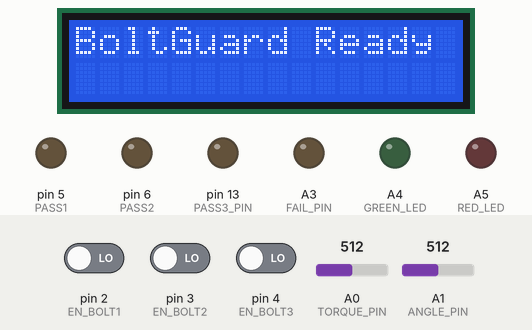
Simulated run of this sketch. Board: Arduino Uno, built with avr-gcc and run on an emulated ATmega328P. Parts: 16×2 character LCD, output pins drawn as LEDs (lit = HIGH). Dashed ring = blinking. The inputs (shaded band) are chosen by the test bench; at power-on: pin 2 (EN_BOLT1) LOW, A0 (TORQUE_PIN) = 512, pin 3 (EN_BOLT2) LOW, pin 4 (EN_BOLT3) LOW, A1 (ANGLE_PIN) = 512. Pins used as bus, display or sensor lines are not drawn.

Above: at 1.2 s.
1.3 s: pin 2 (EN_BOLT1) driven HIGH
At 1.62 s:
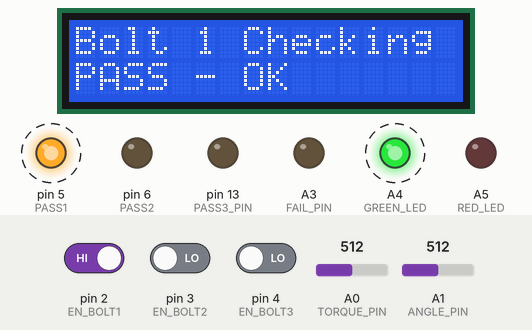
3.7 s: A0 (TORQUE_PIN) set to 682
5.2 s: A0 (TORQUE_PIN) set to 712
At 5.66 s:
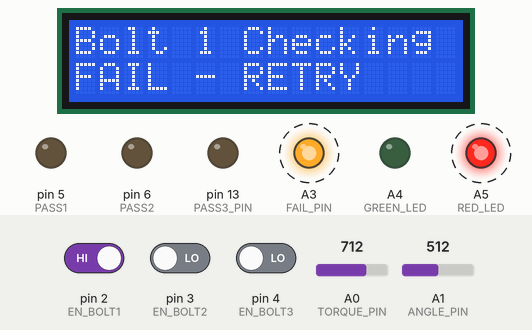
7.8 s: A0 (TORQUE_PIN) set to 690
At 7.94 s:
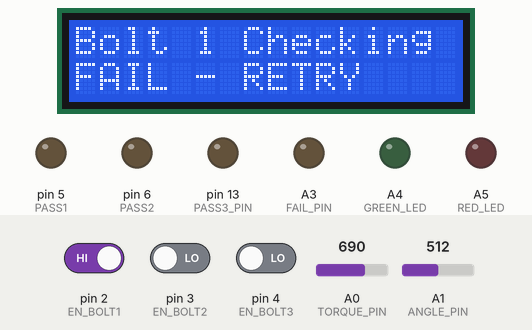
10.5 s: A0 (TORQUE_PIN) set to 710
At 10.73 s:
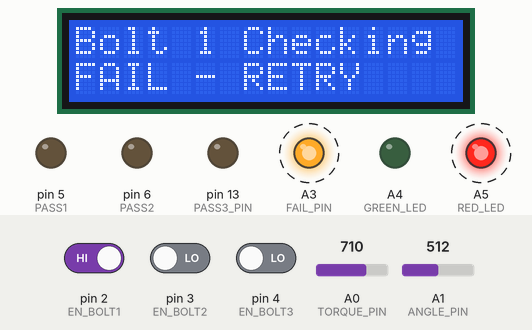
Timing chart, 0 to 14.3 s (numbered marks = the images above; inputs shaded):
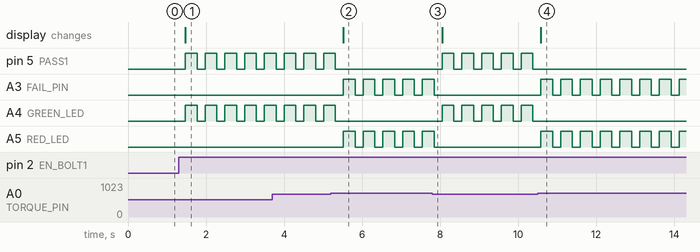

Measured:
- the behaviour switches between 700 and 701 on A0 (TORQUE_PIN) (found by bisection; images 1 and 2)
- after the input at 1.3 s, pin 5 (PASS1): alternates HIGH for 0.30 s and LOW for 0.21 s, starting after 0.17 s; A4 (GREEN_LED): alternates HIGH for 0.30 s and LOW for 0.20 s, starting after 0.17 s; the display: changes after 0.17 s (image 1)
- after the input at 5.2 s, pin 5 (PASS1), A4 (GREEN_LED): goes on until 5.3 s, then stays LOW; A3 (FAIL_PIN): alternates HIGH for 0.30 s and LOW for 0.21 s, starting after 0.32 s; A5 (RED_LED): alternates HIGH for 0.30 s and LOW for 0.20 s, starting after 0.32 s; the display: changes after 0.32 s (image 2)
- after the input at 7.8 s, pin 5 (PASS1): alternates HIGH for 0.30 s and LOW for 0.21 s, starting after 0.25 s; A3 (FAIL_PIN), A5 (RED_LED): goes on until 7.8 s, then stays LOW; A4 (GREEN_LED): alternates HIGH for 0.30 s and LOW for 0.20 s, starting after 0.25 s
- after the input at 10.5 s, pin 5 (PASS1), A4 (GREEN_LED): stops changing and stays LOW; A3 (FAIL_PIN): alternates HIGH for 0.30 s and LOW for 0.21 s, starting after 0.08 s; A5 (RED_LED): alternates HIGH for 0.30 s and LOW for 0.20 s, starting after 0.08 s; the display: changes after 0.08 s (image 4)

The sketch:

Sense_Controller.ino
```cpp
// ===================================================================
// BOLTGUARD — SENSE CONTROLLER
// Stage 1: torque + angle pass/fail check per bolt
// Stage 2: post-install angle drift watch (loosening early-warning)
// ===================================================================

#include <LiquidCrystal.h>

// ---- LCD setup: change pin numbers to match your wiring ----
LiquidCrystal lcd(7, 8, 9, 10, 11, 12); // RS, EN, D4, D5, D6, D7
// NOTE: if you also use pins 9,10,11 for LEDs/buzzer above, RENUMBER
// either the LCD pins or the LED/buzzer pins so nothing overlaps.
// Simple fix used in this guide: LCD uses pins 7,8,9,10,11,12 ONLY
// for LCD. Move Green LED to A3, Red LED to A4, Buzzer to A5 instead
// (analog pins can be used as plain digital pins on Uno).

// ---- Sensor pins ----
const int TORQUE_PIN = A0;
const int ANGLE_PIN  = A1;
const int DRIFT_PIN  = A2;

// ---- Station Controller communication pins ----
const int EN_BOLT1 = 2;
const int EN_BOLT2 = 3;
const int EN_BOLT3 = 4;
const int PASS1      = 5;
const int PASS2      = 6;
const int PASS3_PIN  = 13; // NOTE: not pin 7 — pin 7 is used by the LCD below
const int FAIL_PIN   = A3;
const int GREEN_LED  = A4;
const int RED_LED    = A5;
const int BUZZER_PIN = 12; // NOTE: not pin 0 — pin 0 is the Serial RX line, never reuse it

// ---- Pass windows (adjust these numbers to whatever feels realistic) ----
const int TORQUE_MIN = 300, TORQUE_MAX = 700;  // out of 0-1023 ADC range
const int ANGLE_MIN  = 300, ANGLE_MAX  = 700;

// ---- Stage 2 memory: baseline angle stored per bolt after PASS ----
int baselineAngle[3] = {0, 0, 0};
bool bolted[3] = {false, false, false};
const int DRIFT_THRESHOLD = 80; // ADC units — tune during testing

void setup() {
  Serial.begin(9600); // used to send alerts to Central Monitor

  pinMode(TORQUE_PIN, INPUT);
  pinMode(ANGLE_PIN, INPUT);
  pinMode(DRIFT_PIN, INPUT);

  pinMode(EN_BOLT1, INPUT);
  pinMode(EN_BOLT2, INPUT);
  pinMode(EN_BOLT3, INPUT);

  pinMode(PASS1, OUTPUT);
  pinMode(PASS2, OUTPUT);
  pinMode(PASS3_PIN, OUTPUT);
  pinMode(FAIL_PIN, OUTPUT);

  pinMode(GREEN_LED, OUTPUT);
  pinMode(RED_LED, OUTPUT);
  pinMode(BUZZER_PIN, OUTPUT);

  lcd.begin(16, 2);
  lcd.print("BoltGuard Ready");
}

void loop() {

  // ---------------- STAGE 1: install-time check ----------------
  if (digitalRead(EN_BOLT1) == HIGH) {
    checkBolt(0, PASS1);
  } else if (digitalRead(EN_BOLT2) == HIGH) {
    checkBolt(1, PASS2);
  } else if (digitalRead(EN_BOLT3) == HIGH) {
    checkBolt(2, PASS3_PIN);
  } else {
    // ---------------- STAGE 2: watch mode ----------------
    // Runs only when no bolt station is currently active,
    // i.e. all bolts have already passed and line has advanced.
    watchForDrift();
  }

  delay(200); // simple polling delay, keeps things readable on LCD
}

// Reads torque + angle for the given bolt index (0,1,2),
// compares to the pass window, and pulses PASS or FAIL accordingly.
void checkBolt(int boltIndex, int passPin) {
  int torqueVal = analogRead(TORQUE_PIN);
  int angleVal  = analogRead(ANGLE_PIN);

  lcd.clear();
  lcd.setCursor(0, 0);
  lcd.print("Bolt ");
  lcd.print(boltIndex + 1);
  lcd.print(" Checking");

  bool torqueOK = (torqueVal >= TORQUE_MIN && torqueVal <= TORQUE_MAX);
  bool angleOK  = (angleVal  >= ANGLE_MIN  && angleVal  <= ANGLE_MAX);

  if (torqueOK && angleOK) {
    // ---- PASS ----
    digitalWrite(GREEN_LED, HIGH);
    digitalWrite(RED_LED, LOW);
    lcd.setCursor(0, 1);
    lcd.print("PASS - OK");

    baselineAngle[boltIndex] = angleVal; // store for Stage 2 later
    bolted[boltIndex] = true;

    digitalWrite(passPin, HIGH);
    delay(300); // short pulse so the Station Controller sees it
    digitalWrite(passPin, LOW);
    digitalWrite(GREEN_LED, LOW);

  } else {
    // ---- FAIL ----
    digitalWrite(RED_LED, HIGH);
    digitalWrite(GREEN_LED, LOW);
    digitalWrite(BUZZER_PIN, HIGH);
    lcd.setCursor(0, 1);
    lcd.print("FAIL - RETRY");

    digitalWrite(FAIL_PIN, HIGH);
    delay(300);
    digitalWrite(FAIL_PIN, LOW);
    digitalWrite(RED_LED, LOW);
    digitalWrite(BUZZER_PIN, LOW);
  }
}

// Stage 2: checks stored bolts for angular drift using the
// DRIFT_PIN potentiometer as a stand-in for real vibration.
// In this simulation, all bolted[] positions share the same
// drift knob for simplicity — turning it simulates "time passing".
void watchForDrift() {
  if (!bolted[0] && !bolted[1] && !bolted[2]) {
    return; // nothing installed yet, nothing to watch
  }

  int currentReading = analogRead(DRIFT_PIN);

  for (int i = 0; i < 3; i++) {
    if (bolted[i]) {
      int drift = abs(currentReading - baselineAngle[i]);
      if (drift > DRIFT_THRESHOLD) {
        lcd.clear();
        lcd.setCursor(0, 0);
        lcd.print("ALERT Bolt ");
        lcd.print(i + 1);
        lcd.setCursor(0, 1);
        lcd.print("Loosening drift");

        // Send the alert to the Central Monitor over serial
        Serial.print("ALERT: Bolt ");
        Serial.print(i + 1);
        Serial.print(" drifted ");
        Serial.print(drift);
        Serial.println(" units - check joint");

        digitalWrite(RED_LED, HIGH);
        delay(500);
        digitalWrite(RED_LED, LOW);
      }
    }
  }
}
```
